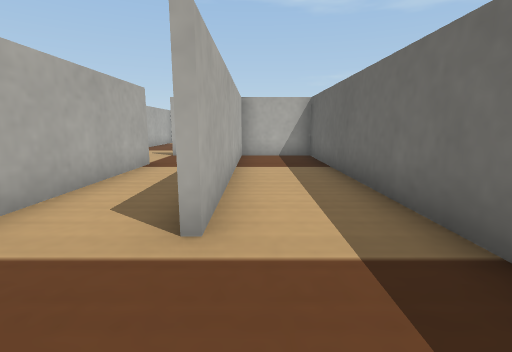
view 1 (above)

23 first-person views from a walk through a robot-simulator world made for Webots. The camera is 0.05 m above the floor, tilts 10° down and sees 85° across. The floor is counted in squares, 0.05 m on a side. Each view is taken from the middle of a square. On the plan, view 1 faces up. The plan holds only what a view shows up to about 11 squares ahead; the rest is blank. The place goes on beyond the plan. Robots are left out. Simple shapes and patterns stand in for the simulator's stock objects.

view 2
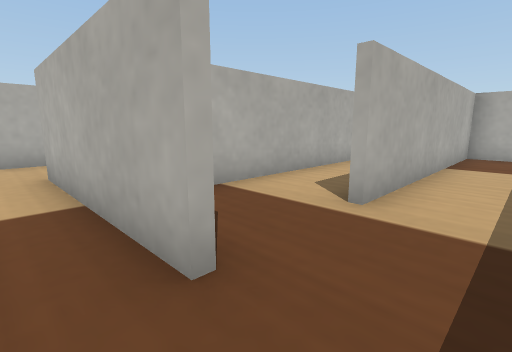

view 3
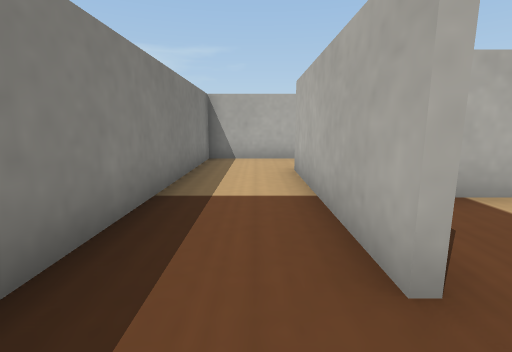

view 4
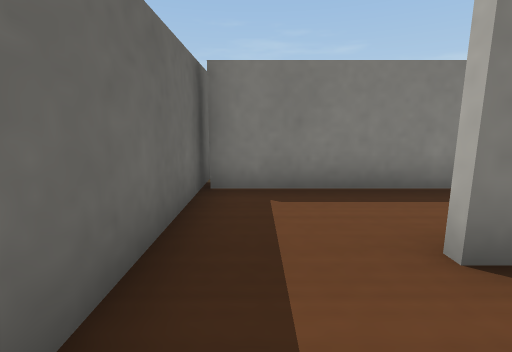

view 5
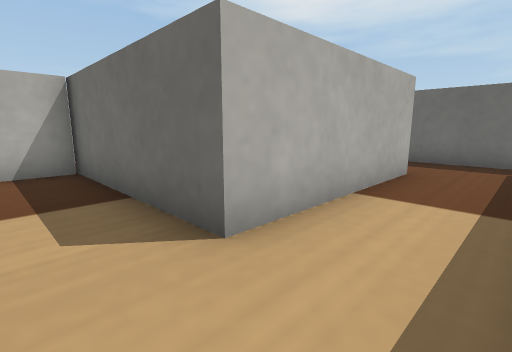

view 6
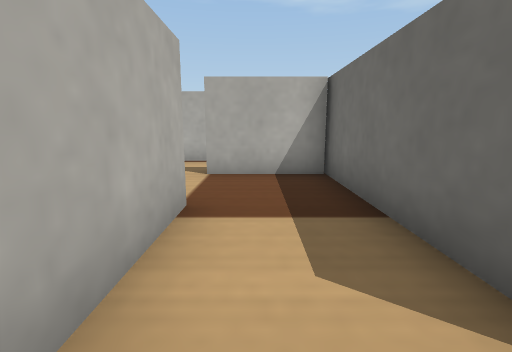

view 7
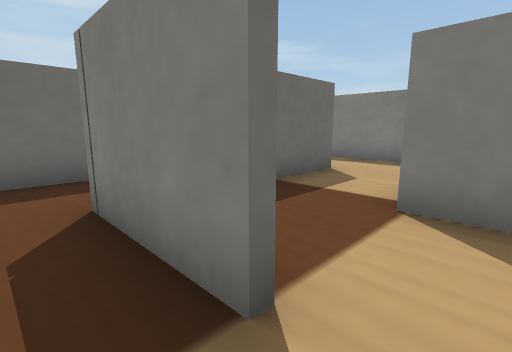

view 8
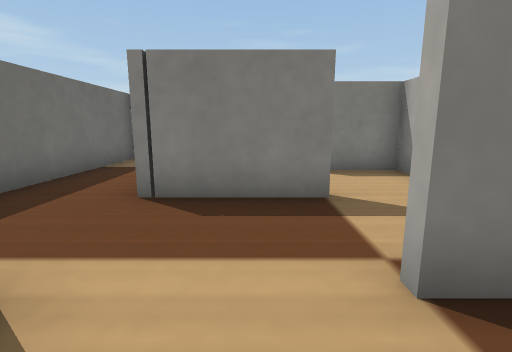

view 9
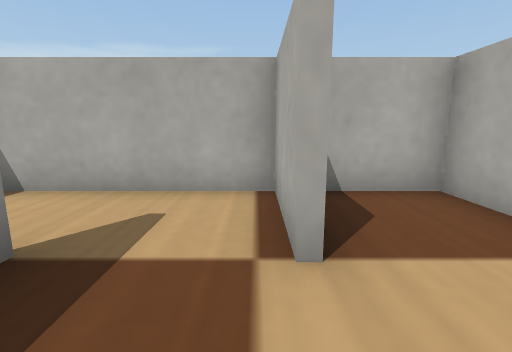

view 10
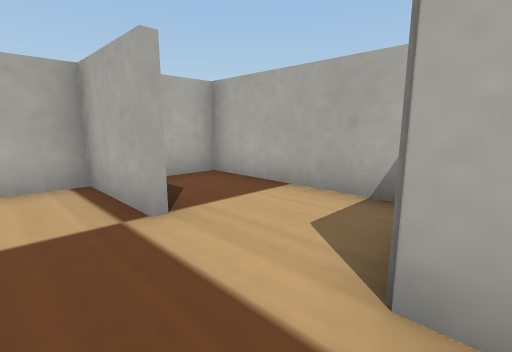

view 11
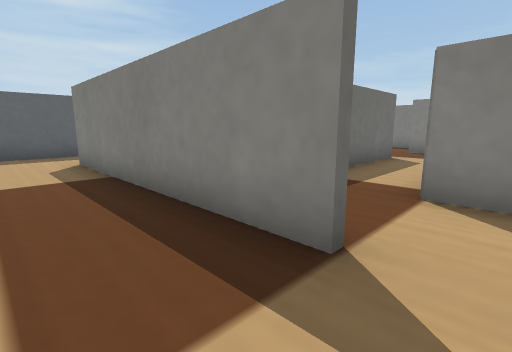

view 12
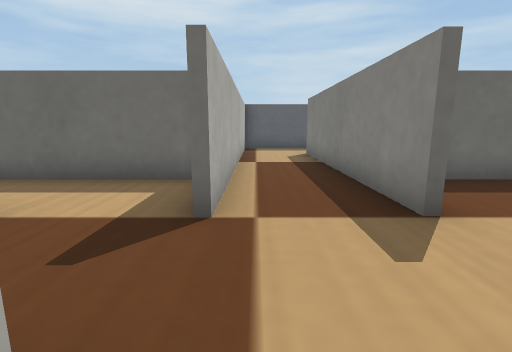

view 13
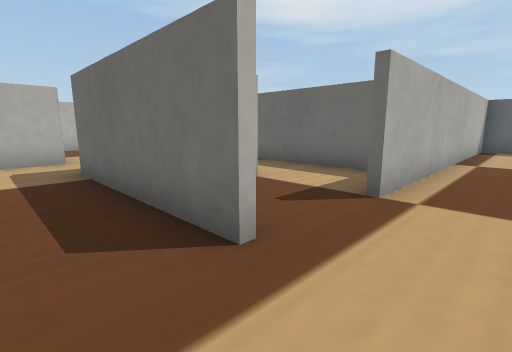

view 14
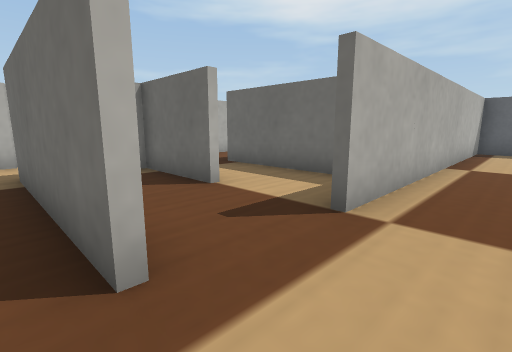

view 15
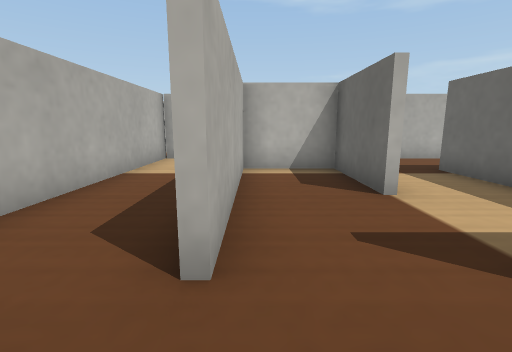

view 16
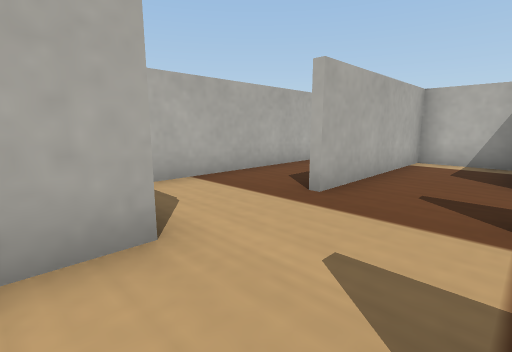

view 17
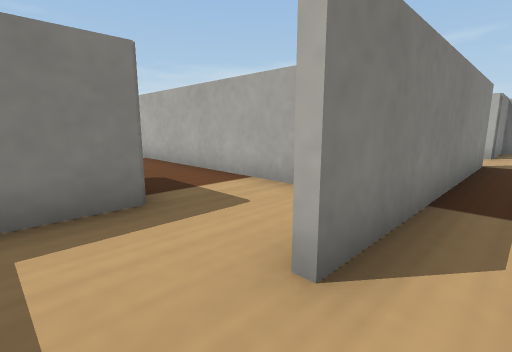

view 18
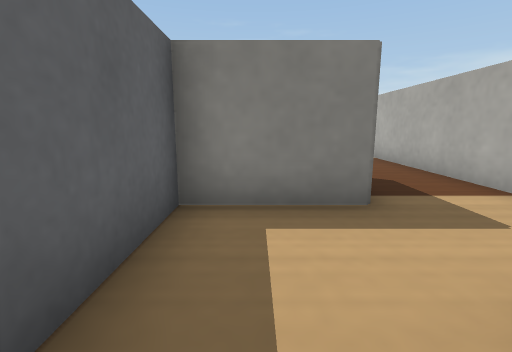

view 19
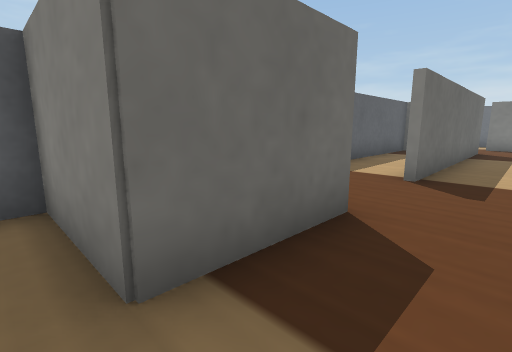

view 20
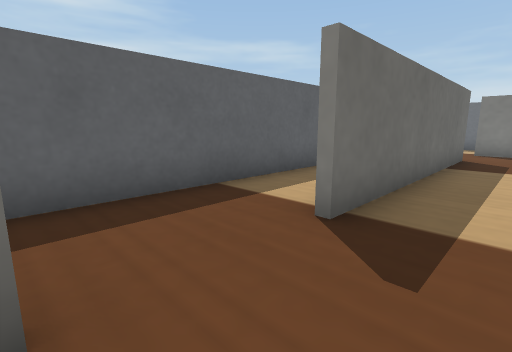

view 21
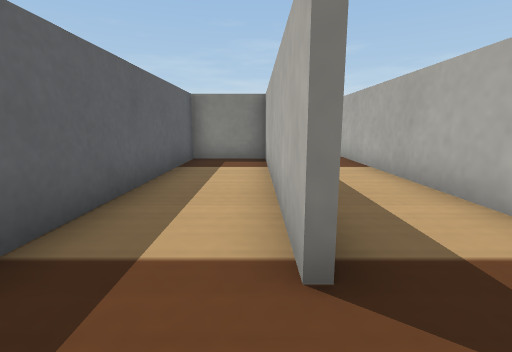

view 22
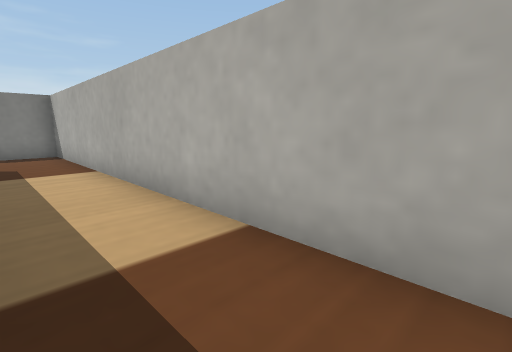

view 23
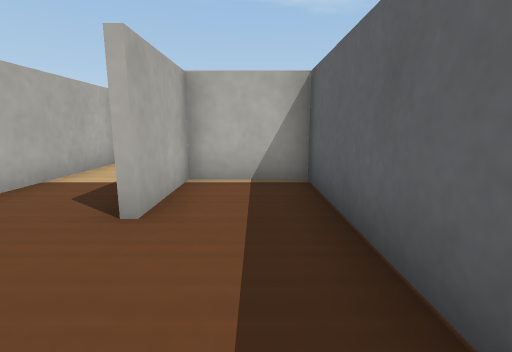

### Floor plan
Points are (right, up) in squares from view 1. A wall is a line through its corners. A room is listed if a view was taken in it or the views show most of it. See-through windows are left out.
Room 1 (views 1, 4)
walls: (1.9, -0.5) (1.9, 9.9) (-0.5, 9.9) (-0.5, 2.4)
ways out: opening at (0.5, 0) to room 2; opening at (-1, 1.5) to room 10
Room 2 (views 2, 3, 5, 6)
walls: (-0.4, -0.1) (-5.5, -0.1) (-5.5, 4.9) (-8.1, 4.9); (-7.9, 2.5) (-7.9, -2.5) (1.8, -2.5); (1.9, -3.5) (1.9, -0.5)
ways out: opening at (0.5, 0) to room 1; opening at (-8, 3.5) to room 14
Room 3 (view 7)
walls: (-7.9, 7.3) (-10.3, 7.3) (-10.3, 4.4)
ways out: opening at (-8, 6) to room 5; opening at (-9, 5) to room 14
Room 4 (view 8)
walls: (-8.5, 7.5) (-7.9, 7.5); (-6.3, 9.9) (-10.3, 9.9) (-10.3, 8)
ways out: opening at (-7, 7) to room 5
Room 5 (views 9, 10)
walls: (-4.9, 7.5) (-5.5, 7.5); (-8.1, 5.1) (-5.2, 5.1)
ways out: opening at (-8, 6) to room 3; opening at (-7, 7) to room 4; opening at (-5, 6) to room 12
Room 6 (views 11, 16, 17, 18)
walls: (-3, 10.1) (4.6, 10.1); (-4, 7.7) (-2.9, 7.7); (-5.3, 10.1) (-5.3, 9); (7, 9.5) (7, 12.5) (-3, 12.5)
ways out: opening at (-5.5, 11.5) to room 7; opening at (-3, 9) to room 10; opening at (-4, 13) to room 11; opening at (5.5, 10) to room 13
Room 7 (views 12, 13, 14, 15)
walls: (-5.5, 12.6) (-5.5, 17.8); (-5.2, 19.9) (-7.9, 19.9) (-7.9, 10.1) (-5.3, 10.1)
ways out: opening at (-5.5, 11.5) to room 6
Room 8 (views 19, 20, 21, 22)
walls: (4.5, 4.9) (4.5, 7.5); (4.5, -5.2) (4.5, 2.4); (2.1, 9.8) (2.1, -7.3) (4.5, -7.3)
ways out: opening at (4.5, 3.5) to room 9; opening at (4, 8.5) to room 13; opening at (4, -6)
Room 9 (view 23)
walls: (4.7, 2.4) (4.7, -4.5); (4.6, -4.9) (7, -4.9) (7, 7); (7.1, 7.3) (4.7, 7.3) (4.7, 4.9)
ways out: opening at (4.5, 3.5) to room 8
Room 10 (no view inside)
walls: (-0.7, 2.4) (-0.7, 5.5); (-0.7, 7) (-0.7, 8.4); (-2.9, 7.7) (-2.9, 1.8); (-1.1, 0.1) (-0.5, 0.1)
ways out: opening at (-1, 1.5) to room 1; opening at (-3, 9) to room 6
Room 11 (no view inside)
walls: (-3.1, 15) (-3.1, 17.7) (-5.3, 17.7) (-5.3, 12.6)
ways out: opening at (-4, 13) to room 6; opening at (-3, 14.5) to room 15
Room 12 (no view inside)
walls: (-3.1, 0) (-3.1, 5.9)
ways out: opening at (-5, 6) to room 5
Room 13 (no view inside)
walls: (4.5, 7.5) (7, 7.5); (7, 7) (7, 9.5)
ways out: opening at (5.5, 10) to room 6; opening at (4, 8.5) to room 8
Room 14 (no view inside)
walls: (-10.3, 4.4) (-10.3, 2.5) (-7.9, 2.5)
ways out: opening at (-8, 3.5) to room 2; opening at (-9, 5) to room 3
Room 15 (no view inside)
walls: (-0.7, 13.1) (-0.7, 15.5)
ways out: opening at (-3, 14.5) to room 11; opening at (-2, 16.5)

Positions as (right, up) in squares from view 1, and headings:
1: (0, 0), facing up
2: (1, -1), facing up-left
3: (1, -1), facing left
4: (1, 2), facing down
5: (-7, -2), facing up-right
6: (-7, -1), facing up
7: (-9, 6), facing down-right
8: (-7, 9), facing down
9: (-6, 7), facing left
10: (-5, 6), facing up-left
11: (-4, 12), facing down-right
12: (-6, 12), facing right
13: (-7, 11), facing up-right
14: (-6, 11), facing up-right
15: (-5, 11), facing up
16: (-3, 9), facing up-left
17: (6, 11), facing down-left
18: (6, 11), facing down
19: (3, 8), facing down-right
20: (3, 5), facing down-right
21: (5, 4), facing down
22: (4, 4), facing down-left
23: (6, 2), facing up
